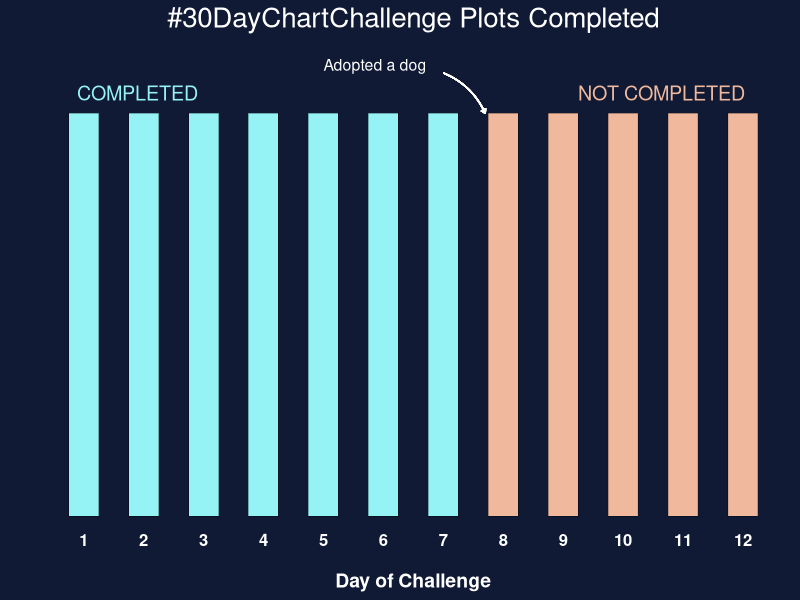

Write the R code that produced this figure.
library(tidyverse)

df <- tibble(
  date = seq(1:12),
  done = c("yes","yes","yes","yes","yes","yes","yes","no","no","no","no","no"),
  y = rep(1,12)
)


p<-ggplot(df, aes(x = date, y = y, fill = done))+
  geom_tile(aes(width=0.5), color = "black")+
  scale_fill_manual(values = c("#f0b99e", "#95f2f5"))+
  annotate("text", x = 1.9, y = 1.55, label = "COMPLETED", color = "#95f2f5", size = 5)+
  annotate("text", x = 10.6, y = 1.55, label = " NOT COMPLETED", color = "#f0b99e", size = 5)+
  annotate("text", x = 5, y = 1.62, label = "Adopted a dog", hjust = 0, size = 4, color = "white") +
  geom_curve(aes(x = 7, xend = 7.7, y = 1.6, yend = 1.5), curvature = -.2, size = .5, color = "white", arrow = arrow(length = unit(0.01, "npc"))) +
  scale_x_continuous(breaks = c(1,2,3,4,5,6,7,8,9,10,11,12))+
  theme(
    panel.grid = element_blank(),
    panel.background = element_rect(fill = "#101a35"),
    plot.background = element_rect(fill = "#101a35", color = NA),
    legend.position = "none",
    axis.text.y = element_blank(),
    axis.title = element_text(color = "white", face = "bold", size = 14),
    axis.ticks = element_blank(),
    axis.text.x = element_text(color = "white", size = 12, margin = margin(t = -.25, b = .5, unit = "cm"), face = "bold"),
    plot.title = element_text(hjust = .5, color = "white", size = 20)
  )+
  labs(
    x = "Day of Challenge",
    y = "",
    title = "#30DayChartChallenge Plots Completed"
  )

ggsave("Day_12.png", p, width = 7, height = 5, dpi = 320)  
